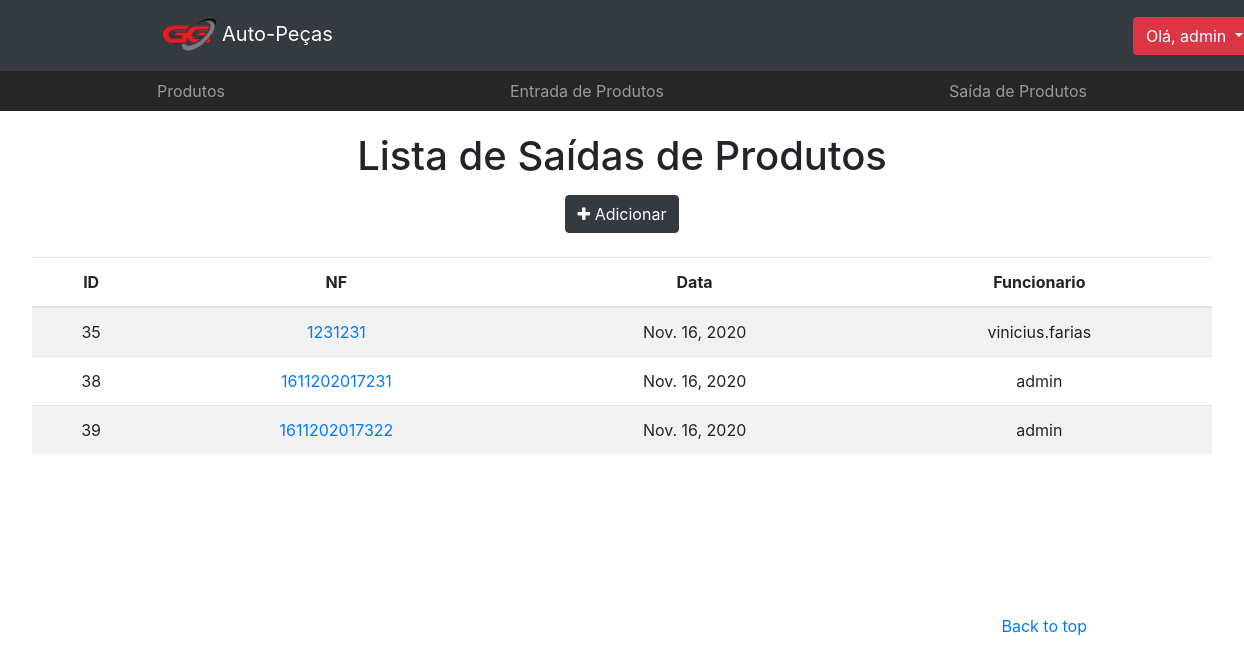
/estoque/saida/ (signed in), run on an earlier commit of the app's database.
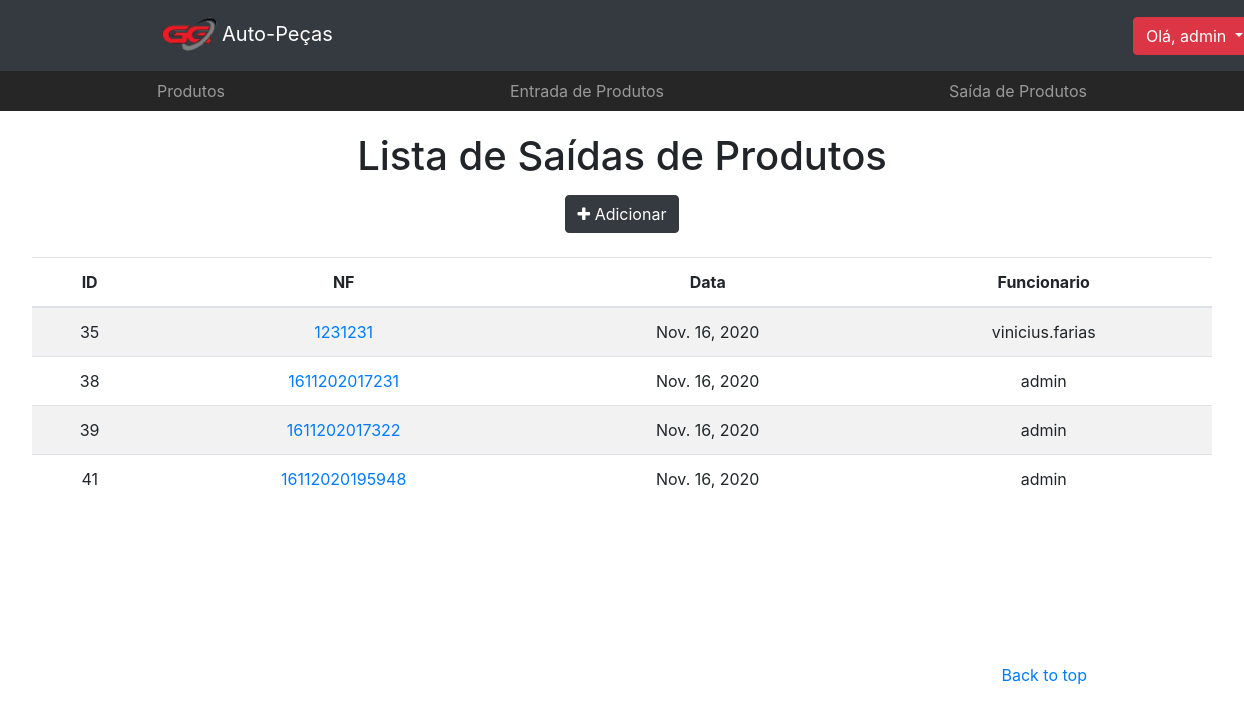
And on a later commit of the database.
### app/models.py (models this page shows, shortened)
class TimeStampedModel(models.Model):
    created = models.DateField('criado em', auto_now_add=True, auto_now=False)
    modified = models.DateField('modificado em', auto_now=True, auto_now_add=False)
    class Meta:
        abstract = True

class Estoque(TimeStampedModel):
    usuario = models.ForeignKey(User, on_delete=models.DO_NOTHING)
    nf = models.PositiveIntegerField('nota fiscal', null=True, blank=True)
    movimento = models.CharField(max_length=1, choices=MOVIMENTO)
    class Meta:
        ordering = ('-created',)
    def nf_formated(self):
        return str(self.nf).zfill(3)

### app/views.py (the view)
# urls.py: path('estoque/saida/', views.estoque_saida_list, name='estoque_saida'),
@login_required(login_url='/login')
def estoque_saida_list(request):
    template_name = 'app/estoque_saida_list.html'
    objects = EstoqueSaida.objects.all()
    context={'object_list': objects}
    return render(request, template_name, context)

### app/managers.py (called while the page is built)
    def get_queryset(self):
        return super(EstoqueSaidaManager, self).get_queryset().filter(movimento='s')

### app/models.py (called while the page is built)
    def get_absolute_url(self):
        return reverse_lazy('estoque_saida_detail', kwargs={'id': self.id})

### app/templates/app/estoque_saida_list.html (shortened to what this page needs)
<!DOCTYPE html>
<html>
<head>
    {% load static %}
    <link rel="stylesheet" type="text/css" href="{% static 'app/css/bootstrap/bootstrap.min.css' %}">
    <link rel="stylesheet" type="text/css" href="{% static 'app/css/produto.css' %}">
    <link rel="stylesheet" href="https://cdnjs.cloudflare.com/ajax/libs/font-awesome/4.7.0/css/font-awesome.min.css">
</head>
<body>
    <header>
        <nav class="navbar navbar-expand-lg navbar-dark bg-dark">
            <div class="container">
              <a class="navbar-brand" href="{% url 'home' %}"><img src="{% static 'app/img/icn.png' %}" alt="some text" width=65 height=45>Auto-Peças</a>
                <div class="collapse navbar-collapse" id="navbarsExample07">
                  {% if user.is_authenticated %}
                  <div class="dropdown">
                      <a class="btn btn-danger dropdown-toggle" href="#" role="button" id="dropdownMenuLink" data-toggle="dropdown" aria-haspopup="true" aria-expanded="false"> Olá, {{ user.username}}
                      </a>
                  </div>
                  {% endif %}
                </div>
            </div>
        </nav>
        <nav class="site-header">
            <div class="container d-flex flex-column flex-md-row justify-content-between">
                <a class="py-2 d-none d-md-inline-block" href="{% url 'products' %}">Produtos</a>
                <a class="py-2 d-none d-md-inline-block" href="{% url 'estoque_entrada' %}">Entrada de Produtos</a>
                <a class="py-2 d-none d-md-inline-block" href="{% url 'estoque_saida' %}">Saída de Produtos</a>
            </div>
        </nav>
    </header>
  <body>
    <main role="main">
        <section class="jumbotron text-center">
          <div class="page-header">
            <h1>Lista de Saídas de Produtos</h1>
            <span class=""><a href="{% url 'estoque_saida_add' %}"><button type="button" class="btn btn-dark"><span class="fa fa-plus"></span> Adicionar</button></a></span>
          </div>
          <div><br></div>
            <div class="">
                {% if object_list %}
                <table class="table table-striped">
                    <thead>
                      <tr>
                        <th>ID</th>
                        <th>NF</th>
                        <th>Data</th>
                        <th>Funcionario</th>
                      </tr>
                    </thead>
                    <tbody>
                      {% for object in object_list %}
                        <tr>
                          <td>{{ object.id }}</td>
                          <td><a href="{{ object.get_absolute_url }}">{{ object.nf_formated }}</a></td>
                          <td>{{ object.created }}</span></td>
                          <td>{{ object.usuario.username }}</td>
                        </tr>
                      {% endfor %}
                    </tbody>
                  </table>
                {% else %}
                  <p class="alert alert-warning">Sem itens na lista.</p>
                {% endif %}
            </div>
        </section>
    </main>
    <footer class="text-muted">
        <div class="container">
            <p class="float-right">
                <a href="#">Back to top</a>
            </p>
        </div>
    </footer>
  </body>
</html

What changed in the data, as far as the page shows it:
added Estoque: id "41", nf_formated "16112020195948", created "Nov. 16, 2020", usuario.username "admin"
